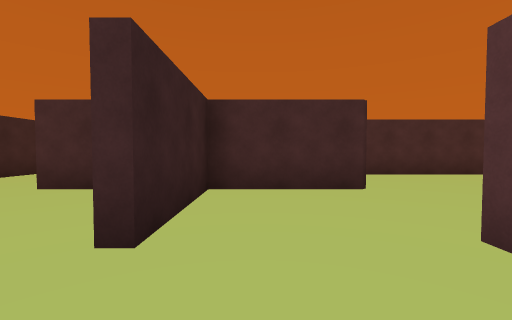
[1] (above)

20 first-person views from a walk through a 3-D level made in the Unity game engine. The camera is 1.2 m above the floor, tilts 2° down and sees 90° across. The floor is counted in squares, 2 m on a side. Each view is taken from the middle of a square. On the plan, view 1 faces up. The plan holds only what a view shows up to about 9 squares ahead; the rest is blank. The player character is not drawn.

[2]
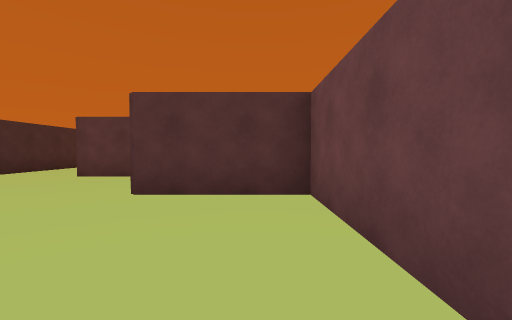

[3]
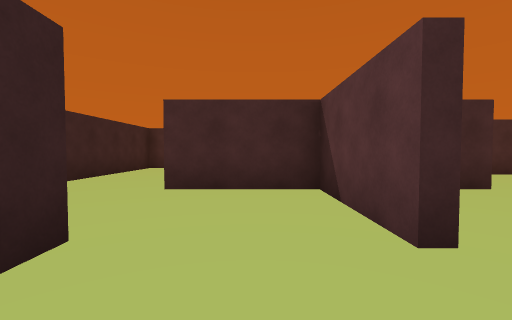

[4]
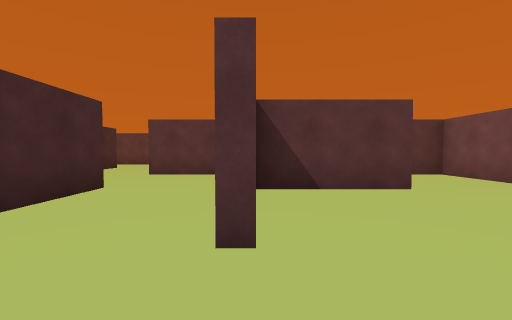

[5]
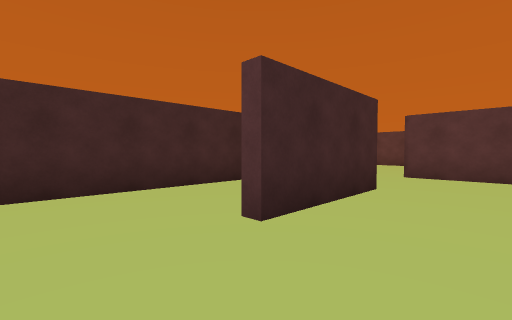

[6]
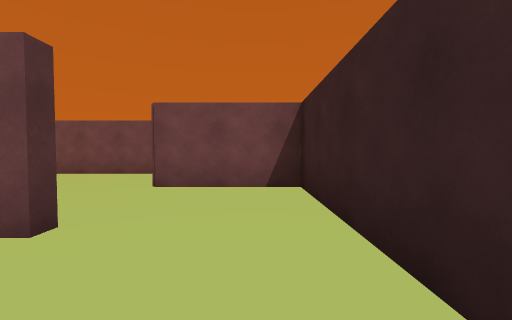

[7]
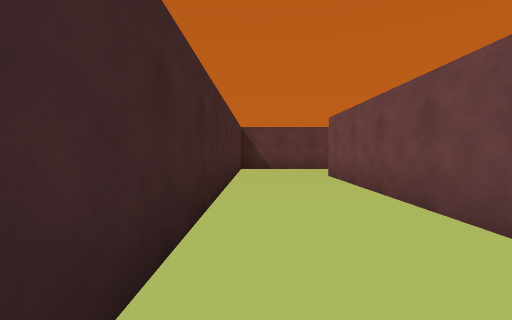

[8]
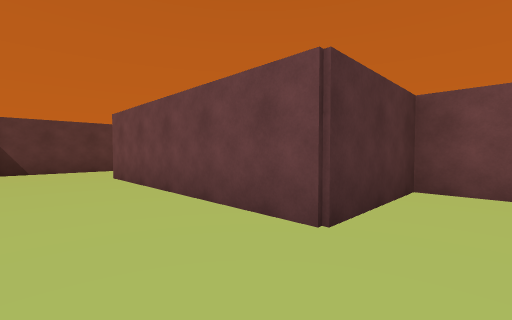

[9]
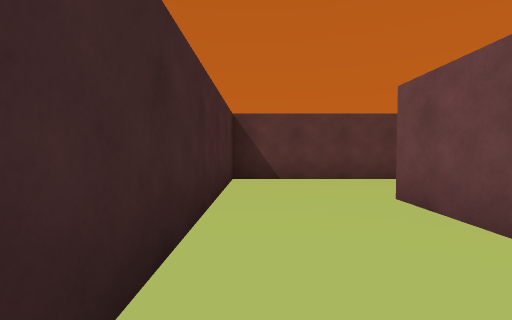

[10]
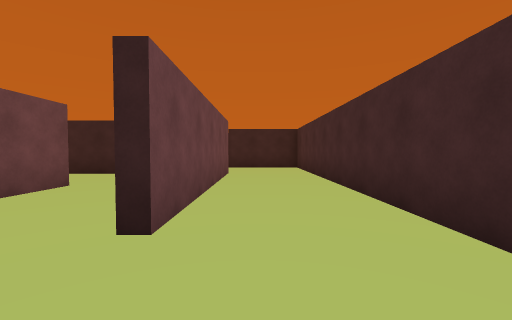

[11]
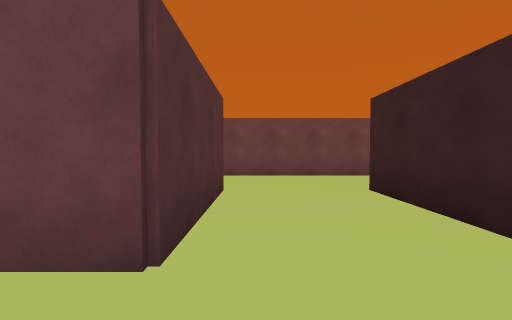

[12]
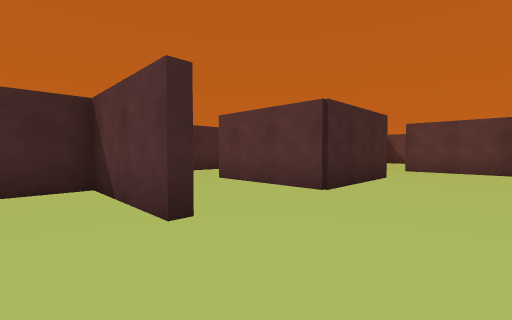

[13]
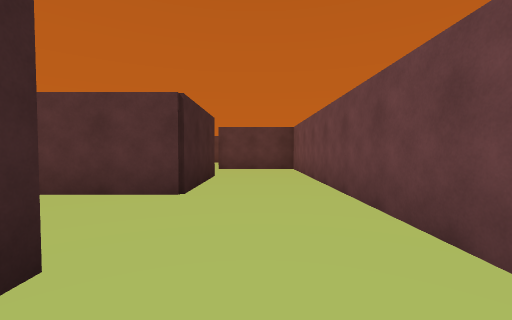

[14]
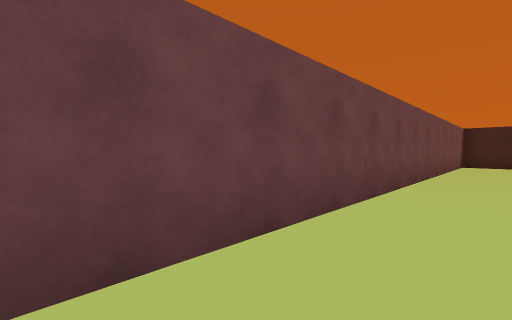

[15]
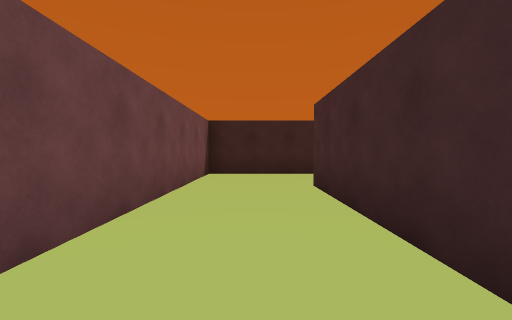

[16]
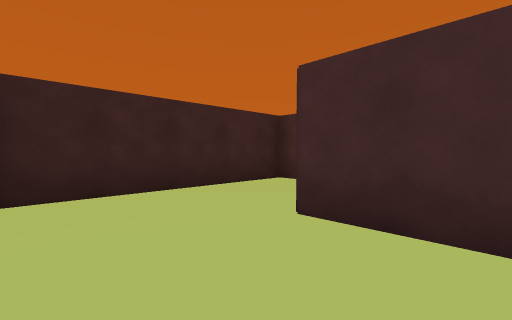

[17]
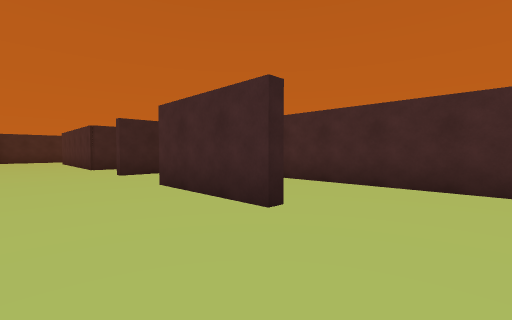

[18]
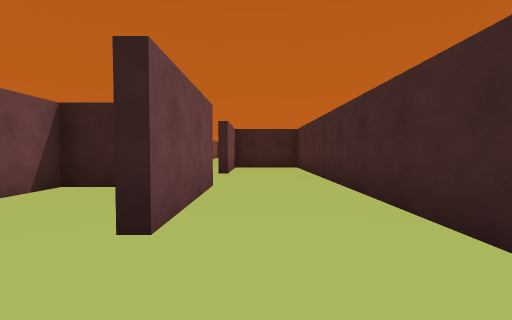

[19]
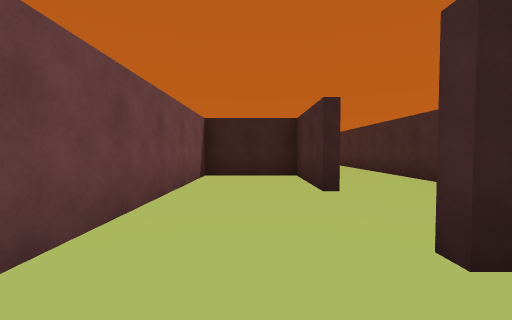

[20]
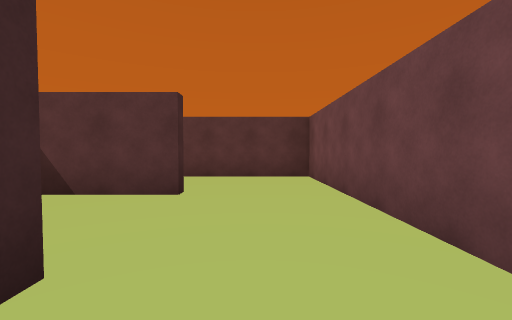

### Floor plan
Points are (right, up) in squares from view 1. A wall is a line through its corners. A room is listed if a view was taken in it or the views show most of it. See-through windows are left out.
Room 1 (view 1)
walls: (-0.7, 2.5) (-0.7, 1.5); (-0.4, -0.8) (1.5, -0.8) (1.5, 1.8)
ways out: opening at (-1, 0.5) to room 2; opening at (0.5, 2) to room 11
Room 2 (views 2, 3)
walls: (-1, 1.5) (-1, 2.5); (-3.2, 1.8) (-3.2, 1.1); (-2.4, -0.8) (-0.4, -0.8)
ways out: opening at (-1, 0.5) to room 1; opening at (-2, 2) to room 10
Room 3 (view 4)
walls: (-5.7, 4.5) (-5.7, 1.8) (-3.2, 1.8)
ways out: opening at (-4.5, 4) to room 4; opening at (-3, 3) to room 10
Room 4 (views 5, 6)
walls: (-0.8, 6.5) (-3.5, 6.5); (1.5, 4.9) (1.5, 6.8); (-5.7, 7.5) (-5.7, 4.5)
ways out: opening at (-4.5, 4) to room 3; opening at (-4.5, 7) to room 8; opening at (0.5, 7)
Room 5 (views 7, 8, 9, 10)
walls: (4, 4.2) (9.2, 4.2); (11.5, 4.6) (11.5, 6.5) (2, 6.5)
ways out: opening at (10.5, 4) to room 6; opening at (3, 4) to room 9
Room 6 (views 11, 12, 13, 14, 15, 16, 17)
walls: (4, -1) (4, 1.5) (2.9, 1.5); (1.8, -0.2) (1.8, -1) (-3.5, -1); (4.2, 1.4) (4.2, -1); (9.2, -1) (6.5, -1) (6.5, 1.8) (7.9, 1.8); (8.2, 4) (7.1, 4); (11.5, 2.9) (11.5, 4.6); (-5.2, 1.5) (-5.7, 1.5) (-5.7, -3.2) (11.5, -3.2) (11.5, -0.8)
ways out: opening at (10.5, 4) to room 5; opening at (10.5, -1) to room 7
Room 7 (views 18, 19, 20)
walls: (14.2, -1) (11.8, -1) (11.8, -3.2) (19, -3.2) (19, -0.2); (14.6, 1.5) (7, 1.5); (11.5, -0.8) (14.2, -0.8); (16.5, -1) (16.5, 1); (7.1, -0.8) (9.1, -0.8)
ways out: opening at (10.5, -1) to room 6
Room 8 (no view inside)
walls: (-1.4, 9) (-5.7, 9) (-5.7, 7.5)
ways out: opening at (-4.5, 7) to room 4
Room 9 (no view inside)
walls: (2.9, 1.8) (4, 1.8) (4, 4.2)
ways out: opening at (3, 4) to room 5; opening at (2, 3) to room 11
Room 10 (no view inside)
walls: (-2.5, 4) (-3.5, 4)
ways out: opening at (-2, 2) to room 2; opening at (-3, 3) to room 3
Room 11 (no view inside)
walls: (1.9, 4) (-0.7, 4) (-0.7, 2.5)
ways out: opening at (0.5, 2) to room 1; opening at (2, 3) to room 9
Room 12 (no view inside)
walls: (-1, 2.5) (-1, 4) (-2.5, 4)

Where each view was taken, in squares from view 1:
view 1: 0 up, 0 right, facing up
view 2: 0 up, 2 left, facing right
view 3: 0 up, 2 left, facing up
view 4: 4 up, 5 left, facing right
view 5: 5 up, 5 left, facing up-right
view 6: 6 up, 5 left, facing down
view 7: 6 up, 3 right, facing right
view 8: 6 up, 3 right, facing down-right
view 9: 6 up, 6 right, facing right
view 10: 5 up, 11 right, facing left
view 11: 3 up, 6 right, facing down
view 12: 3 down, 3 right, facing up-right
view 13: 2 down, 3 right, facing right
view 14: 2 down, 6 right, facing down-left
view 15: 2 down, 1 right, facing left
view 16: 3 down, 2 left, facing up-left
view 17: 3 down, 11 right, facing up-left
view 18: 0 up, 16 right, facing left
view 19: 2 down, 18 right, facing left
view 20: 2 down, 13 right, facing right
